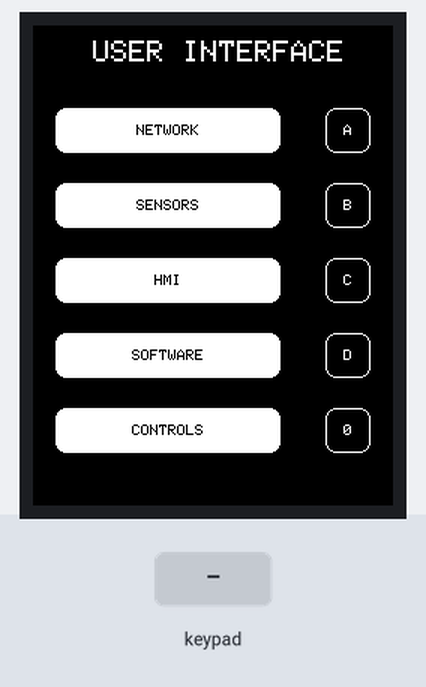
Simulated run of this sketch. Board: Arduino Mega 2560, built with avr-gcc and run on an emulated ATmega2560. Parts: 240×320 colour display. Inputs (shaded band) come from the test bench. What the sketch prints to the serial monitor is not drawn.

Above: at 5.4 s.
5.5 s: key 'A' pressed
At 6.6 s:
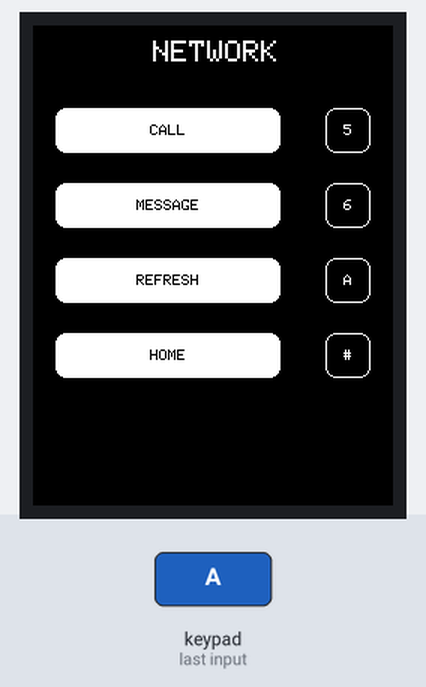
7.1 s: keypad keys 1 2 # pressed 0.4 s apart
At 9.0 s:
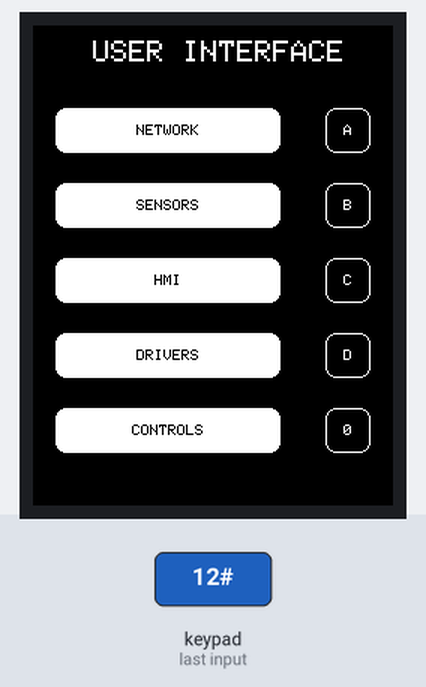
9.8 s: key 'B' pressed
At 11.1 s:
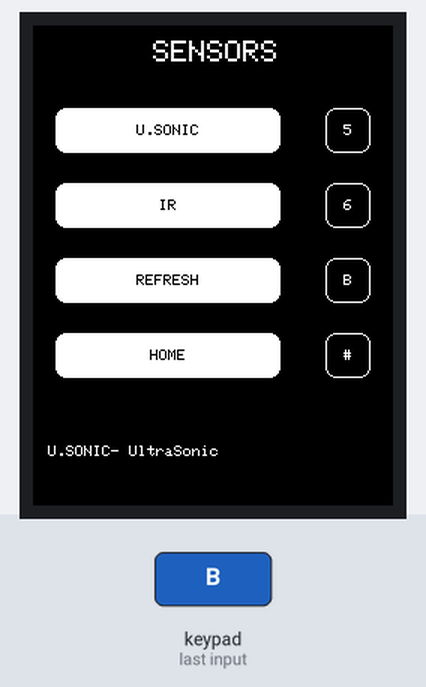
11.4 s: keypad keys 1 2 D pressed 0.4 s apart
At 12.8 s:
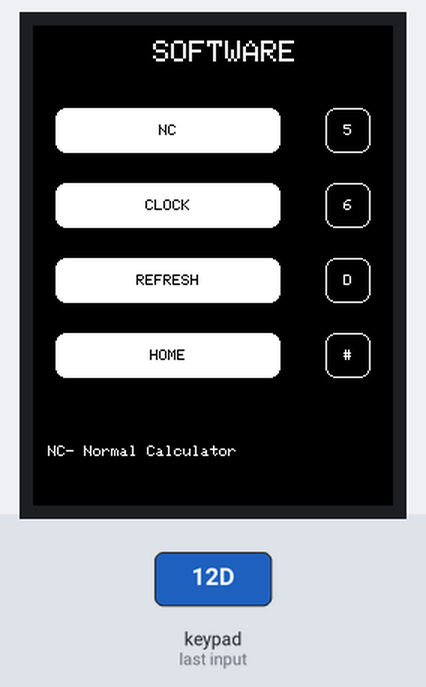
14.1 s: key 'C' pressed
At 14.6 s:
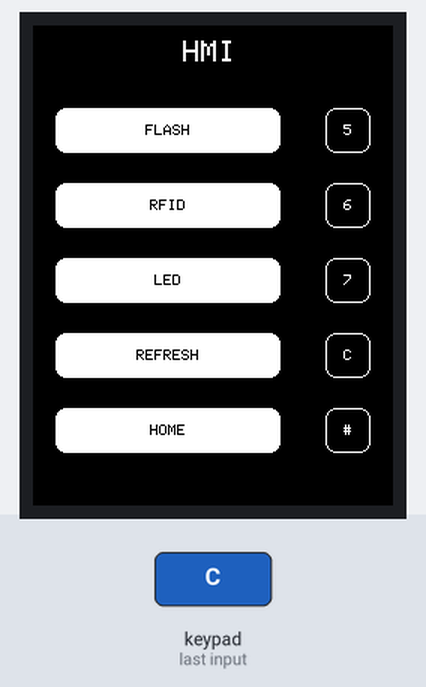
15.7 s: keypad keys 2 5 * pressed 0.4 s apart
At 16.38 s:
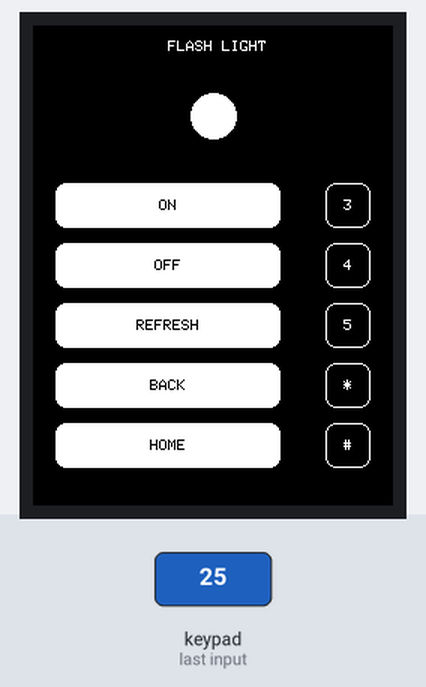
Timing chart, 0 to 18.7 s (numbered marks = the images above; inputs shaded):
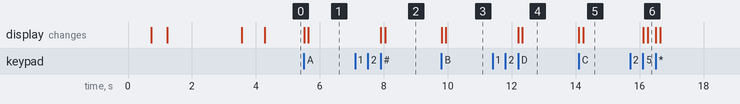

Measured:
- after the input at 5.5 s, the display: first changes at once (image 1 shows a later state)
- after the input at 7.1 s, the display: first changes after 0.81 s (image 2 shows a later state)
- after the input at 9.8 s, the display: first changes at once (image 3 shows a later state)
- after the input at 11.4 s, the display: first changes after 0.80 s (image 4 shows a later state)
- after the input at 14.1 s, the display: first changes at once (image 5 shows a later state)
- after the input at 15.7 s, the display: first changes after 0.41 s (image 6 shows a later state)

The sketch:

ui_design.ino
```cpp
#include <Adafruit_GFX.h>   // Core graphics library
#include <MCUFRIEND_kbv.h>  // Hardware-specific library
MCUFRIEND_kbv tft;
Adafruit_GFX_Button on_btn, off_btn;

// // #include <Fonts/FreeSans9pt7b.h>
// // #include <Fonts/FreeSans12pt7b.h>
// #include <Fonts/FreeSerif12pt7b.h>

// // #include <FreeDefaultFonts.h>

#include <Keypad.h>

const byte ROWS = 4;  // Four rows
const byte COLS = 4;  // Four columns

// Define the keymap
char keys[ROWS][COLS] = {
  { '1', '2', '3', 'A' },
  { '4', '5', '6', 'B' },
  { '7', '8', '9', 'C' },
  { '*', '0', '#', 'D' }
};

// Connect row and column pins to these Arduino pins
byte rowPins[ROWS] = { A8, A9, A10, A11 };    // Rows 0 through 3
byte colPins[COLS] = { A12, A13, A14, A15 };  // Columns 0 through 3

// Create the Keypad object
Keypad keypad = Keypad(makeKeymap(keys), rowPins, colPins, ROWS, COLS);

#define BLACK 0x0000
#define BLUE 0x001F
#define RED 0xF800
#define GREEN 0x07E0
#define CYAN 0x07FF
#define MAGENTA 0xF81F
#define YELLOW 0xFFE0
#define WHITE 0xFFFF

byte k1 = 0;
byte k2 = 0;
byte k3 = 0;

void setup() {
  Serial.begin(9600);
  uint16_t ID = tft.readID();
  tft.begin(ID);
  tft.setRotation(0);
  tft.fillScreen(BLACK);
  tft.setCursor(60, 130);
  tft.setTextColor(WHITE);
  tft.setTextSize(3);
  tft.println("FREEDOM");
  delay(500);
  tft.setCursor(75, 160);
  tft.setTextColor(WHITE);
  tft.setTextSize(1);
  tft.println("break the binary");
  delay(500);
  tft.setCursor(65, 300);
  tft.setTextColor(WHITE);
  tft.setTextSize(1);
  tft.println("Designed by -MAMUNAR RAHOMAN");
  delay(2000);
  tft.fillScreen(BLACK);
  tft.setCursor(0, 0);
  for (long i = 1000000000; i <= 1000000320; i++) {
    tft.print("1001000110");
    tft.println(i, BIN);
  }
  tft.fillScreen(BLACK);

  tft.setCursor(40, 10);
  tft.setTextSize(2);
  tft.println("USER INTERFACE");
  on_btn.initButton(&tft, 90, 70, 150, 30, WHITE, WHITE, BLACK, "NETWORK", 1);
  on_btn.drawButton(false);
  on_btn.initButton(&tft, 210, 70, 30, 30, WHITE, WHITE, BLACK, "A", 1);
  on_btn.drawButton(true);

  on_btn.initButton(&tft, 90, 120, 150, 30, WHITE, WHITE, BLACK, "SENSORS", 1);
  on_btn.drawButton(false);
  on_btn.initButton(&tft, 210, 120, 30, 30, WHITE, WHITE, BLACK, "B", 1);
  on_btn.drawButton(true);

  on_btn.initButton(&tft, 90, 170, 150, 30, WHITE, WHITE, BLACK, "HMI", 1);
  on_btn.drawButton(false);
  on_btn.initButton(&tft, 210, 170, 30, 30, WHITE, WHITE, BLACK, "C", 1);
  on_btn.drawButton(true);

  on_btn.initButton(&tft, 90, 220, 150, 30, WHITE, WHITE, BLACK, "SOFTWARE", 1);
  on_btn.drawButton(false);
  on_btn.initButton(&tft, 210, 220, 30, 30, WHITE, WHITE, BLACK, "D", 1);
  on_btn.drawButton(true);

  on_btn.initButton(&tft, 90, 270, 150, 30, WHITE, WHITE, BLACK, "CONTROLS", 1);
  on_btn.drawButton(false);
  on_btn.initButton(&tft, 210, 270, 30, 30, WHITE, WHITE, BLACK, "0", 1);
  on_btn.drawButton(true);
}

void loop() {
  char key = keypad.getKey();
  if (key) {
    Serial.println(key);
    if (key == 'A') {
      tft.fillScreen(BLACK);
      tft.setCursor(80, 10);
      tft.setTextSize(2);
      tft.println("NETWORK");

      on_btn.initButton(&tft, 90, 70, 150, 30, WHITE, WHITE, BLACK, "CALL", 1);
      on_btn.drawButton(false);
      on_btn.initButton(&tft, 210, 70, 30, 30, WHITE, WHITE, BLACK, "5", 1);
      on_btn.drawButton(true);

      on_btn.initButton(&tft, 90, 120, 150, 30, WHITE, WHITE, BLACK, "MESSAGE", 1);
      on_btn.drawButton(false);
      on_btn.initButton(&tft, 210, 120, 30, 30, WHITE, WHITE, BLACK, "6", 1);
      on_btn.drawButton(true);

      on_btn.initButton(&tft, 90, 170, 150, 30, WHITE, WHITE, BLACK, "REFRESH", 1);
      on_btn.drawButton(false);
      on_btn.initButton(&tft, 210, 170, 30, 30, WHITE, WHITE, BLACK, "A", 1);
      on_btn.drawButton(true);

      on_btn.initButton(&tft, 90, 220, 150, 30, WHITE, WHITE, BLACK, "HOME", 1);
      on_btn.drawButton(false);
      on_btn.initButton(&tft, 210, 220, 30, 30, WHITE, WHITE, BLACK, "#", 1);
      on_btn.drawButton(true);
    }
    if (key == 'B') {
      tft.fillScreen(BLACK);
      tft.setCursor(80, 10);
      tft.setTextSize(2);
      tft.println("SENSORS");

      on_btn.initButton(&tft, 90, 70, 150, 30, WHITE, WHITE, BLACK, "U.SONIC", 1);
      on_btn.drawButton(false);
      on_btn.initButton(&tft, 210, 70, 30, 30, WHITE, WHITE, BLACK, "5", 1);
      on_btn.drawButton(true);

      on_btn.initButton(&tft, 90, 120, 150, 30, WHITE, WHITE, BLACK, "IR", 1);
      on_btn.drawButton(false);
      on_btn.initButton(&tft, 210, 120, 30, 30, WHITE, WHITE, BLACK, "6", 1);
      on_btn.drawButton(true);

      on_btn.initButton(&tft, 90, 170, 150, 30, WHITE, WHITE, BLACK, "REFRESH", 1);
      on_btn.drawButton(false);
      on_btn.initButton(&tft, 210, 170, 30, 30, WHITE, WHITE, BLACK, "B", 1);
      on_btn.drawButton(true);

      on_btn.initButton(&tft, 90, 220, 150, 30, WHITE, WHITE, BLACK, "HOME", 1);
      on_btn.drawButton(false);
      on_btn.initButton(&tft, 210, 220, 30, 30, WHITE, WHITE, BLACK, "#", 1);
      on_btn.drawButton(true);

      tft.setCursor(10, 280);
      tft.print("U.SONIC- UltraSonic");
    }
    if (key == 'C') {
      k1 = 1;

      tft.fillScreen(BLACK);
      tft.setCursor(100, 10);
      tft.setTextSize(2);
      tft.println("HMI");

      on_btn.initButton(&tft, 90, 70, 150, 30, WHITE, WHITE, BLACK, "FLASH", 1);
      on_btn.drawButton(false);
      on_btn.initButton(&tft, 210, 70, 30, 30, WHITE, WHITE, BLACK, "5", 1);
      on_btn.drawButton(true);

      on_btn.initButton(&tft, 90, 120, 150, 30, WHITE, WHITE, BLACK, "RFID", 1);
      on_btn.drawButton(false);
      on_btn.initButton(&tft, 210, 120, 30, 30, WHITE, WHITE, BLACK, "6", 1);
      on_btn.drawButton(true);

      on_btn.initButton(&tft, 90, 170, 150, 30, WHITE, WHITE, BLACK, "LED", 1);
      on_btn.drawButton(false);
      on_btn.initButton(&tft, 210, 170, 30, 30, WHITE, WHITE, BLACK, "7", 1);
      on_btn.drawButton(true);

      on_btn.initButton(&tft, 90, 220, 150, 30, WHITE, WHITE, BLACK, "REFRESH", 1);
      on_btn.drawButton(false);
      on_btn.initButton(&tft, 210, 220, 30, 30, WHITE, WHITE, BLACK, "C", 1);
      on_btn.drawButton(true);

      on_btn.initButton(&tft, 90, 270, 150, 30, WHITE, WHITE, BLACK, "HOME", 1);
      on_btn.drawButton(false);
      on_btn.initButton(&tft, 210, 270, 30, 30, WHITE, WHITE, BLACK, "#", 1);
      on_btn.drawButton(true);
    }
    if (k1 == 1 && key == '5' || key == '9') {
      k3 = 1;
      tft.fillScreen(BLACK);
      tft.setCursor(90, 10);
      tft.println("FLASH LIGHT");

      tft.fillCircle(120, 60, 15, WHITE);
      tft.fillCircle(120, 60, 15, WHITE);

      on_btn.initButton(&tft, 90, 120, 150, 30, WHITE, WHITE, BLACK, "ON", 1);
      on_btn.drawButton(false);
      on_btn.initButton(&tft, 210, 120, 30, 30, WHITE, WHITE, BLACK, "3", 1);
      on_btn.drawButton(true);

      on_btn.initButton(&tft, 90, 160, 150, 30, WHITE, WHITE, BLACK, "OFF", 1);
      on_btn.drawButton(false);
      on_btn.initButton(&tft, 210, 160, 30, 30, WHITE, WHITE, BLACK, "4", 1);
      on_btn.drawButton(true);

      on_btn.initButton(&tft, 90, 200, 150, 30, WHITE, WHITE, BLACK, "REFRESH", 1);
      on_btn.drawButton(false);
      on_btn.initButton(&tft, 210, 200, 30, 30, WHITE, WHITE, BLACK, "5", 1);
      on_btn.drawButton(true);

      on_btn.initButton(&tft, 90, 240, 150, 30, WHITE, WHITE, BLACK, "BACK", 1);
      on_btn.drawButton(false);
      on_btn.initButton(&tft, 210, 240, 30, 30, WHITE, WHITE, BLACK, "*", 1);
      on_btn.drawButton(true);

      on_btn.initButton(&tft, 90, 280, 150, 30, WHITE, WHITE, BLACK, "HOME", 1);
      on_btn.drawButton(false);
      on_btn.initButton(&tft, 210, 280, 30, 30, WHITE, WHITE, BLACK, "#", 1);
      on_btn.drawButton(true);
    }
    if (k1 == 1 && k3 == 1 && key == '*') {
      tft.fillScreen(BLACK);
      tft.setCursor(100, 10);
      tft.setTextSize(2);
      tft.println("HMI");

      on_btn.initButton(&tft, 90, 70, 150, 30, WHITE, WHITE, BLACK, "FLASH", 1);
      on_btn.drawButton(false);
      on_btn.initButton(&tft, 210, 70, 30, 30, WHITE, WHITE, BLACK, "5", 1);
      on_btn.drawButton(true);

      on_btn.initButton(&tft, 90, 120, 150, 30, WHITE, WHITE, BLACK, "RFID", 1);
      on_btn.drawButton(false);
      on_btn.initButton(&tft, 210, 120, 30, 30, WHITE, WHITE, BLACK, "6", 1);
      on_btn.drawButton(true);

      on_btn.initButton(&tft, 90, 170, 150, 30, WHITE, WHITE, BLACK, "LED", 1);
      on_btn.drawButton(false);
      on_btn.initButton(&tft, 210, 170, 30, 30, WHITE, WHITE, BLACK, "7", 1);
      on_btn.drawButton(true);

      on_btn.initButton(&tft, 90, 220, 150, 30, WHITE, WHITE, BLACK, "REFRESH", 1);
      on_btn.drawButton(false);
      on_btn.initButton(&tft, 210, 220, 30, 30, WHITE, WHITE, BLACK, "C", 1);
      on_btn.drawButton(true);

      on_btn.initButton(&tft, 90, 270, 150, 30, WHITE, WHITE, BLACK, "HOME", 1);
      on_btn.drawButton(false);
      on_btn.initButton(&tft, 210, 270, 30, 30, WHITE, WHITE, BLACK, "#", 1);
      on_btn.drawButton(true);
    }
    if (k1 == 1 && key == '7') {
      k2 = 1;
      tft.fillScreen(BLACK);
      tft.setCursor(60, 10);
      tft.println("BLINK LED FOR 10 TIMES");

      on_btn.initButton(&tft, 90, 170, 150, 30, WHITE, WHITE, BLACK, "REFRESH", 1);
      on_btn.drawButton(false);
      on_btn.initButton(&tft, 210, 170, 30, 30, WHITE, WHITE, BLACK, "7", 1);
      on_btn.drawButton(true);

      on_btn.initButton(&tft, 90, 220, 150, 30, WHITE, WHITE, BLACK, "BACK", 1);
      on_btn.drawButton(false);
      on_btn.initButton(&tft, 210, 220, 30, 30, WHITE, WHITE, BLACK, "*", 1);
      on_btn.drawButton(true);

      on_btn.initButton(&tft, 90, 270, 150, 30, WHITE, WHITE, BLACK, "HOME", 1);
      on_btn.drawButton(false);
      on_btn.initButton(&tft, 210, 270, 30, 30, WHITE, WHITE, BLACK, "#", 1);
      on_btn.drawButton(true);

      for (int i = 1; i <= 10; i++) {
        tft.fillCircle(120, 80, 15, RED);
        delay(500);
        tft.fillCircle(120, 80, 15, BLACK);
        delay(500);
      }
    }
    if (k1 == 1 && k2 == 1 && key == '*') {
      tft.fillScreen(BLACK);
      tft.setCursor(100, 10);
      tft.setTextSize(2);
      tft.println("HMI");

      on_btn.initButton(&tft, 90, 70, 150, 30, WHITE, WHITE, BLACK, "FLASH", 1);
      on_btn.drawButton(false);
      on_btn.initButton(&tft, 210, 70, 30, 30, WHITE, WHITE, BLACK, "5", 1);
      on_btn.drawButton(true);

      on_btn.initButton(&tft, 90, 120, 150, 30, WHITE, WHITE, BLACK, "RFID", 1);
      on_btn.drawButton(false);
      on_btn.initButton(&tft, 210, 120, 30, 30, WHITE, WHITE, BLACK, "6", 1);
      on_btn.drawButton(true);

      on_btn.initButton(&tft, 90, 170, 150, 30, WHITE, WHITE, BLACK, "LED", 1);
      on_btn.drawButton(false);
      on_btn.initButton(&tft, 210, 170, 30, 30, WHITE, WHITE, BLACK, "7", 1);
      on_btn.drawButton(true);

      on_btn.initButton(&tft, 90, 220, 150, 30, WHITE, WHITE, BLACK, "REFRESH", 1);
      on_btn.drawButton(false);
      on_btn.initButton(&tft, 210, 220, 30, 30, WHITE, WHITE, BLACK, "C", 1);
      on_btn.drawButton(true);

      on_btn.initButton(&tft, 90, 270, 150, 30, WHITE, WHITE, BLACK, "HOME", 1);
      on_btn.drawButton(false);
      on_btn.initButton(&tft, 210, 270, 30, 30, WHITE, WHITE, BLACK, "#", 1);
      on_btn.drawButton(true);
    }
    if (key == 'D') {
      tft.fillScreen(BLACK);
      tft.setCursor(80, 10);
      tft.setTextSize(2);
      tft.println("SOFTWARE");

      on_btn.initButton(&tft, 90, 70, 150, 30, WHITE, WHITE, BLACK, "NC", 1);
      on_btn.drawButton(false);
      on_btn.initButton(&tft, 210, 70, 30, 30, WHITE, WHITE, BLACK, "5", 1);
      on_btn.drawButton(true);

      on_btn.initButton(&tft, 90, 120, 150, 30, WHITE, WHITE, BLACK, "CLOCK", 1);
      on_btn.drawButton(false);
      on_btn.initButton(&tft, 210, 120, 30, 30, WHITE, WHITE, BLACK, "6", 1);
      on_btn.drawButton(true);

      on_btn.initButton(&tft, 90, 170, 150, 30, WHITE, WHITE, BLACK, "REFRESH", 1);
      on_btn.drawButton(false);
      on_btn.initButton(&tft, 210, 170, 30, 30, WHITE, WHITE, BLACK, "D", 1);
      on_btn.drawButton(true);

      on_btn.initButton(&tft, 90, 220, 150, 30, WHITE, WHITE, BLACK, "HOME", 1);
      on_btn.drawButton(false);
      on_btn.initButton(&tft, 210, 220, 30, 30, WHITE, WHITE, BLACK, "#", 1);
      on_btn.drawButton(true);

      tft.setCursor(10, 280);
      tft.print("NC- Normal Calculator");
    }
    if (key == '0') {
      tft.fillScreen(BLACK);
      tft.setCursor(0, 70);
      // tft.setTextSize(2);
      tft.println("Left Side Column is for Function icon.");
      tft.println();
      tft.println("Right side column is for access the");
      tft.println("corresponding Function.");

      on_btn.initButton(&tft, 90, 170, 150, 30, WHITE, WHITE, BLACK, "HOME", 1);
      on_btn.drawButton(false);
      on_btn.initButton(&tft, 210, 170, 30, 30, WHITE, WHITE, BLACK, "#", 1);
      on_btn.drawButton(true);
    }
    if (key == '#') {
      tft.fillScreen(BLACK);

      tft.setCursor(40, 10);
      tft.setTextSize(2);
      tft.println("USER INTERFACE");
      on_btn.initButton(&tft, 90, 70, 150, 30, WHITE, WHITE, BLACK, "NETWORK", 1);
      on_btn.drawButton(false);
      on_btn.initButton(&tft, 210, 70, 30, 30, WHITE, WHITE, BLACK, "A", 1);
      on_btn.drawButton(true);

      on_btn.initButton(&tft, 90, 120, 150, 30, WHITE, WHITE, BLACK, "SENSORS", 1);
      on_btn.drawButton(false);
      on_btn.initButton(&tft, 210, 120, 30, 30, WHITE, WHITE, BLACK, "B", 1);
      on_btn.drawButton(true);

      on_btn.initButton(&tft, 90, 170, 150, 30, WHITE, WHITE, BLACK, "HMI", 1);
      on_btn.drawButton(false);
      on_btn.initButton(&tft, 210, 170, 30, 30, WHITE, WHITE, BLACK, "C", 1);
      on_btn.drawButton(true);

      on_btn.initButton(&tft, 90, 220, 150, 30, WHITE, WHITE, BLACK, "DRIVERS", 1);
      on_btn.drawButton(false);
      on_btn.initButton(&tft, 210, 220, 30, 30, WHITE, WHITE, BLACK, "D", 1);
      on_btn.drawButton(true);

      on_btn.initButton(&tft, 90, 270, 150, 30, WHITE, WHITE, BLACK, "CONTROLS", 1);
      on_btn.drawButton(false);
      on_btn.initButton(&tft, 210, 270, 30, 30, WHITE, WHITE, BLACK, "0", 1);
      on_btn.drawButton(true);
    }
  }
}
```
